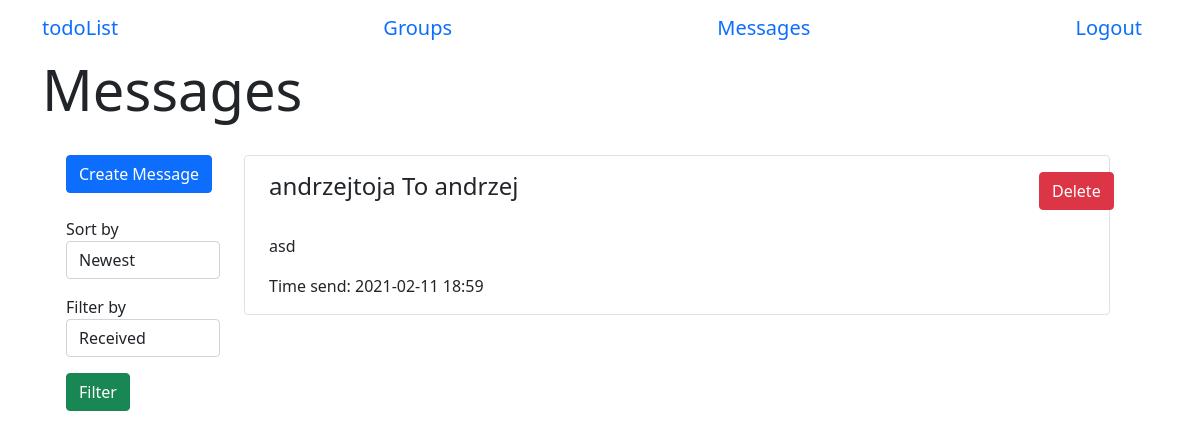
Before: /messages (signed in) with the older database file.
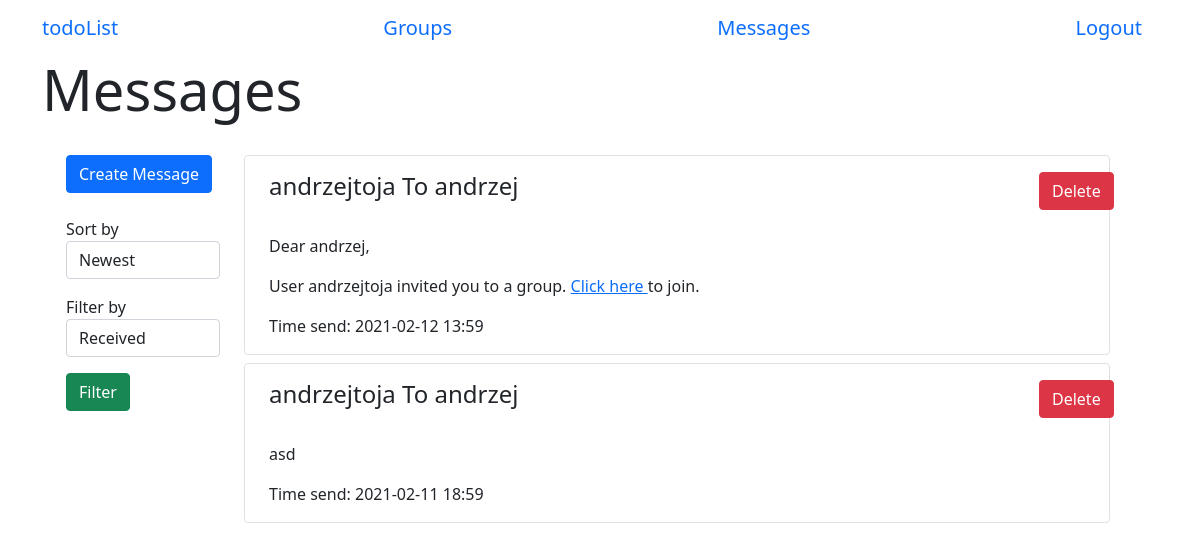
After: the same page with the newer database file.
### app/models.py (models this page shows, shortened)
class Message(db.Model):
    id = db.Column(db.Integer, primary_key=True)
    text = db.Column(db.String(500))
    timestamp = db.Column(db.DateTime, index=True, default=datetime.now())
    sender_id = db.Column(db.Integer, db.ForeignKey('user.id'))
    receiver_id = db.Column(db.Integer, db.ForeignKey('user.id'))

class User(UserMixin, db.Model):
    id = db.Column(db.Integer, primary_key=True)
    username = db.Column(db.String(64), index=True, unique=True)
    email = db.Column(db.String(64), index=True, unique=True)
    password_hash = db.Column(db.String(128))
    tasks = db.relationship('Task', backref='author', lazy='dynamic')
    sent_messages = db.relationship('Message', backref="sender", lazy='dynamic', foreign_keys='Message.sender_id')
    messages = db.relationship('Message', backref="receiver", lazy='dynamic', foreign_keys='Message.receiver_id')
    authenticated = db.Column(db.Boolean, index=True, default=False)
    groups = db.relationship(
        'Group',
        secondary=group_table,
        back_populates="users")
    def get_messages(self):
        return Message.query.filter_by(receiver_id=self.id).order_by(Message.timestamp.desc())

### app/routes.py (the view)
@login_required
@app.route('/messages', methods=['GET', 'POST'])
def messages():
    form = MessageFilterForm()
    msg = current_user.get_messages()
    if form.validate_on_submit():
        msg = current_user.get_messages_filtered(form.sort_by.data, form.filter_by.data)
    return render_template('messages.html', form=form, messages=msg)

### app/forms.py
class MessageFilterForm(FlaskForm):
    sort_by = SelectField('Sort by', choices=['Newest', 'Oldest'], validators=[])
    filter_by = SelectField('Filter by', choices=['Received', 'Sent', "All"], validators=[])
    submit = SubmitField('Filter')

### app/models.py (called while the page is built)
@login.user_loader
def load_user(id):
    return User.query.get(int(id))

### app/templates/messages.html (shortened to what this page needs)
{% extends 'base.html' %}
{% block start %}Messages{% endblock %}
{% block body %}
    <div class="container row">
        <div class="container col-2">
            <form class="col-4 form-temp mt-3" action="/create_message">
                <input type="submit" class="btn btn-primary btn-block" value='Create Message'></input>
            </form>
            <form action="" method="POST">
                <div>
                    <p class="mt-4">
                        {{ form.sort_by.label }}
                        {{ form.sort_by(class_="form-control") }}
                    </p>
                    <p>
                        {{ form.filter_by.label }}
                        {{ form.filter_by(class_="form-control") }}
                    </p>
                    <p>
                        {{ form.submit(class_="btn btn-success") }}
                    </p>
                </div>
            </form>
        </div>
        <div class="container col-10 mt-3">
            {% if messages %}
                {% for message in messages %}
                    <div class="container border rounded mb-2">
                        <div class="row mt-3">
                            <h4 class="col-11">{{ message.sender.username }} To {{ message.receiver.username }}</h4>
                            <form class="col-1 form-temp" action={{ "delete_message/" + message.id|string }}>
                                <input type="submit" class="btn btn-danger" value='Delete'></input>
                            </form>
                        </div>
                        <p class="mt-4">
                            {% autoescape false %}
                            {{ message.text }}
                            {% endautoescape %}
                        </p>
                        <p>Time send: {{ message.timestamp.strftime("%Y-%m-%d %H:%M") }}</p>
                    </div>
                {% endfor %}
            {% else %}
                <div class="container m-auto">
                    You have no messages!
                </div>
            {% endif %}
        </div>
    </div>
{% endblock %}

### app/templates/base.html (shortened to what this page needs)
<!DOCTYPE html>
<html lang="en">
<head>
    <link href="{{ url_for('static', filename='css/main.css') }}" rel="stylesheet">
    <link href="https://cdn.jsdelivr.net/npm/bootstrap@5.0.0-beta1/dist/css/bootstrap.min.css" rel="stylesheet">
    <link rel="stylesheet" href="https://cdnjs.cloudflare.com/ajax/libs/font-awesome/5.15.2/css/all.min.css" />
</head>
<body>
    <header class="site-header container">
        <nav class="navbar">
            <a class="navbar-brand" href="/menu">todoList</a>
            {% if current_user.is_authenticated %}
                <a class="navbar-brand" href="/groups">Groups</a>
                <a class="navbar-brand" href="/messages">Messages</a>
                <a class="navbar-brand" href="/logout">Logout</a>
            {% else %}
                <a class="navbar-brand" href="/register">Register</a>
            {% endif %}
        </nav>
    </header>
    <div class="container">
        <div class="page-header">
            <h1 class="display-4">{% block start %}{% endblock %}</h1>
        </div>
        {% block body %}{% endblock %}
    </div>
</body>
</html>

### app/static/css/main.css (style rules this page uses)
* { box-sizing: border-box }
body { font-family: 'Montserrat', sans-serif; overflow-y:scroll; }
.form-temp { display: flex; flex-direction: row; }

Changed rows visible on the page:
added Message: sender.username "andrzejtoja", receiver.username "andrzej", text "Dear andrzej, User andrzejtoja invited you to a group. Click here to join.", timestamp "2021-02-12 13:59"
